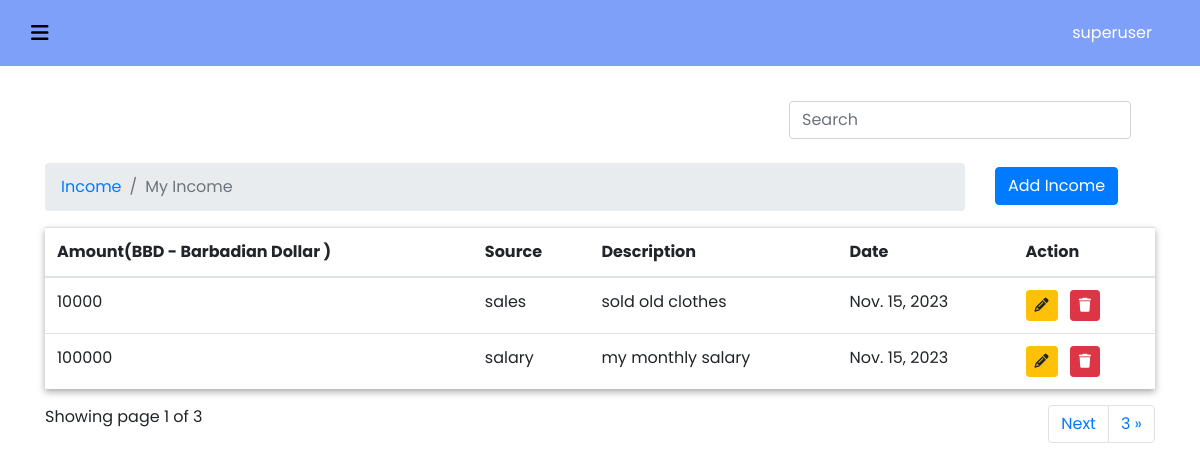
/income/income/ (signed in), run on the app's committed database.
### userprefrences/models.py (models this page shows, shortened)
class UserPreference(models.Model):
    user = models.OneToOneField(to=User, on_delete=models.CASCADE,)
    currency = models.CharField(max_length=255, blank = True, null=True)

### income/models.py (models this page shows, shortened)
class Income(models.Model):
    id = models.UUIDField(primary_key=True, default= uuid.uuid4, editable=False)
    user = models.ForeignKey(User, on_delete=models.CASCADE, null=True, blank=True)
    amount = models.PositiveIntegerField(default=1)
    source = models.CharField(max_length=300, null=True, blank=True)
    description = models.TextField(null=True, blank=True)
    created = models.DateField(default=now)
    class Meta:
        ordering=['-created']

### income/views.py (the view)
# urls.py: path('income/', include('income.urls')),
@login_required
def income(request):
    income = Income.objects.filter(user=request.user)
    paginator = Paginator(income, 2)
    page_number = request.GET.get('page')
    page_obj = Paginator.get_page(paginator,page_number)
    currency = UserPreference.objects.get(user=request.user).currency
    context={
        'income':income,
        'page_obj':page_obj,
        'currency': currency,
    }
    return render(request, 'income/income.html', context)

### templates/income/income.html (shortened to what this page needs)
{%extends 'partials/base.html'%}
{% block content %}
    <div class="row">
        <div class="col-md-12 col-sm-12 mb-4">
            <form class="form-inline float-right mr-3" method="post">
                <input class="form-control mr-sm-2" id="searchField" type="search" placeholder="Search" aria-label="Search">
            </form>
        </div>
    </div>
    <div class="row">
        <div class="col-md-10">
            <nav aria-label="breadcrumb">
                <ol class="breadcrumb">
                <li class="breadcrumb-item"><a href="">Income</a></li>
                <li class="breadcrumb-item active" aria-current="page">My Income</li>
                </ol>
            </nav>
        </div>
        <div class="col-md-2 mt-1">
            <a href="{% url 'add_income' %}" class="btn btn-primary"> Add Income </a>
        </div>
    </div>
    <div class="row">
        <div class="col-md-12">
            <table class="table table-stiped table-hover" style="box-shadow: 0 3px 7px rgb(170, 170, 170);">
                <thead>
                    <tr>
                        <th>Amount({{currency}})</th>
                        <th>Source</th>
                        <th>Description</th>
                        <th>Date</th>
                        <th>Action</th>
                    </tr>
                </thead>
                <tbody>
                    {% for inc in page_obj %}
                    <tr>
                        <td>{{inc.amount}}</td>
                        <td>{{inc.source}}</td>
                        <td>{{inc.description}}</td>
                        <td>{{inc.created}}</td>
                        <td>
                            <a href="{% url 'edit_income' inc.id %}" class="btn btn-warning btn-sm py-1 pl-2 pr-2 mr-2"><i class="fa fa-pencil"></i></a>
                            <a href="{% url 'delete_income' inc.id %}" class="btn btn-danger btn-sm py-1 pl-2 pr-2"><i class="fa fa-trash"></i></a>
                        </td>
                    </tr>
                    {% endfor %}
                </tbody>
            </table>
            <div class="row">
                <div class="col-md-6 col-sm-6 float-left">
                    <p class="text-left">Showing page {{page_obj.number}} of {{page_obj.paginator.num_pages}} </p>
                </div>
                <div class="col-md-6 col-sm-6 float-right ">
                    <ul class="pagination float-right">
                        {% if page_obj.has_next %}
                        <li class="page-item">
                          <a class="page-link" href="?page={{page_obj.next_page_number}}">Next</a>
                        </li>
                        <li class="page-item">
                            <a class="page-link" href="?page={{page_obj.paginator.num_pages}}">{{page_obj.paginator.num_pages}} &raquo;</a>
                        </li>
                        {%endif%}
                    </ul>
                </div>
            </div>
        </div>
    </div>
{%endblock%}

### templates/partials/base.html (shortened to what this page needs)
{% load static %}
<!DOCTYPE html>
<html lang="en">
<head>
    <link rel="stylesheet" href="{%static 'css/style.css'%}">
    <link rel="stylesheet" href="{%static 'css/dashboard.css'%}">
    <link rel="stylesheet" href="https://cdn.jsdelivr.net/npm/bootstrap@4.0.0/dist/css/bootstrap.min.css">
    <link rel="stylesheet" href="https://cdnjs.cloudflare.com/ajax/libs/font-awesome/6.4.2/css/all.min.css">
</head>
<body>
  <nav class="navbar navbar-expand-lg fixed-top">
    <button class="openbtn btn btn-outline-success" onclick="openNav()"><i class="fa-solid fa-bars" style="color: black; "></i></button>
    <div class="collapse navbar-collapse" id="navbarSupportedContent" >
      <ul class="navbar-nav ml-auto" >
        <li class="nav-item active">
          <a class="nav-link mr-4" style="color: white;" href="#">{{user.username}} <span class="sr-only">(current)</span></a>
        </li>
      </ul>
    </div>
  </nav>
    <div class="container" style="margin-top: 100px;font-family: poppins;">
      {% include 'partials/mess.html' %}
      {%block content%}
      {%endblock%}
    </div>
</body>
</html>

### static/css/style.css (style rules this page uses)
body { background-color: black; }

### static/css/dashboard.css (style rules this page uses)
body { font-size: .875rem; }

### templates/partials/base.html (style rules this page uses)
body { font-family: poppins; }
.openbtn { font-size: 20px; cursor: pointer; color: white; padding: 10px 15px; border: none; }
.navbar { background-color: #7fa0f9 !important; }

### data on the page
UserPreference: currency "BBD - Barbadian Dollar"
Income: amount "10000", source "sales", description "sold old clothes", created "Nov. 15, 2023"
Income: amount "100000", source "salary", description "my monthly salary", created "Nov. 15, 2023"

### other printed values
{{ user.username }} "superuser"
{{ page_obj.number }} "1"
{{ page_obj.paginator.num_pages }} "3"
